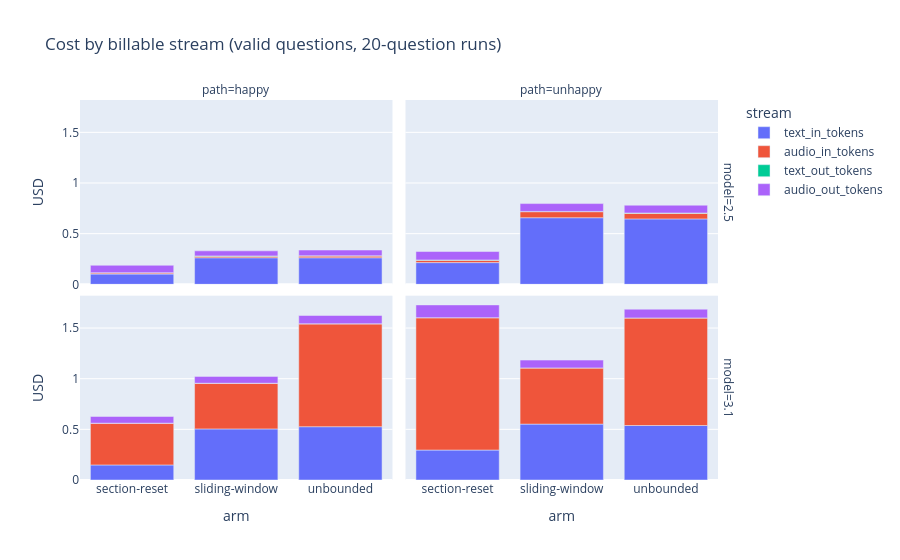

Notebook code cell kept with this figure:
### Markdown cell above
## 2. Where the money goes -- cost sources

The four billable streams per arm (valid questions only).

- **2.5 is one-note: text input is 95-98% of every arm's cost** -- the
  re-billed system instruction + accumulated conversation. Audio is negligible.
- **3.1 is a different animal: AUDIO INPUT dominates.** 3.1 retains and
  re-bills the conversation AUDIO in its context (text-out is literally 0 --
  it is an audio-native path), so its audio-input tokens compound to ~50x 2.5's
  (verified next cell). This -- not thinking tokens -- is why 3.1 costs 3-5x
  2.5. The chart is correctly labeled; the audio-in bars for 3.1 are real.

### Code cell
src = summary.melt(
    id_vars=['model','arm','path'],
    value_vars=['text_in_tokens','audio_in_tokens','text_out_tokens','audio_out_tokens'],
    var_name='stream', value_name='tokens')
_RATE_KEY = {'text_in_tokens':'text_input','audio_in_tokens':'audio_input',
             'text_out_tokens':'text_output','audio_out_tokens':'audio_output'}
src['cost'] = [t * L.RATES[m][_RATE_KEY[s]] / 1e6
               for m, s, t in zip(src['model'], src['stream'], src['tokens'])]
fig = px.bar(src, x='arm', y='cost', color='stream', facet_col='path', facet_row='model',
             title='Cost by billable stream (valid questions, 20-question runs)',
             labels={'cost': 'USD'}, height=560)
fig.show()

# Make the 3.1 audio-context finding explicit: per-question audio-in growth.
ai = (questions[questions['valid']]
      .pivot_table(index='q', columns='model', values='audio in tokens', aggfunc='mean'))
print('Per-question AUDIO-IN tokens (mean over arms/paths), q1 vs q20:')
print(f"  2.5: {ai['2.5'].iloc[0]:.0f} -> {ai['2.5'].iloc[-1]:.0f}")
print(f"  3.1: {ai['3.1'].iloc[0]:.0f} -> {ai['3.1'].iloc[-1]:.0f}  "
      f"(~{ai['3.1'].iloc[-1]/max(ai['2.5'].iloc[-1],1):.0f}x 2.5 -- audio context re-billing)")

### Figure 1 — Plotly figure (JSON) as saved in the notebook; plotly's stock layout.template omitted (floating-point values rounded to 4 significant figures)
{"data": [{"hovertemplate": "stream=text_in_tokens<br>model=2.5<br>path=happy<br>arm=%{x}<br>USD=%{y}<extra></extra>", "legendgroup": "text_in_tokens", "marker": {"color": "#636efa", "pattern": {"shape": ""}}, "name": "text_in_tokens", "orientation": "v", "showlegend": true, "textposition": "auto", "type": "bar", "x": ["section-reset", "sliding-window", "unbounded"], "xaxis": "x3", "y": [0.1016, 0.262, 0.2621], "yaxis": "y3"}, {"hovertemplate": "stream=text_in_tokens<br>model=2.5<br>path=unhappy<br>arm=%{x}<br>USD=%{y}<extra></extra>", "legendgroup": "text_in_tokens", "marker": {"color": "#636efa", "pattern": {"shape": ""}}, "name": "text_in_tokens", "orientation": "v", "showlegend": false, "textposition": "auto", "type": "bar", "x": ["section-reset", "sliding-window", "unbounded"], "xaxis": "x4", "y": [0.2142, 0.6574, 0.6457], "yaxis": "y4"}, {"hovertemplate": "stream=text_in_tokens<br>model=3.1<br>path=happy<br>arm=%{x}<br>USD=%{y}<extra></extra>", "legendgroup": "text_in_tokens", "marker": {"color": "#636efa", "pattern": {"shape": ""}}, "name": "text_in_tokens", "orientation": "v", "showlegend": false, "textposition": "auto", "type": "bar", "x": ["section-reset", "sliding-window", "unbounded"], "xaxis": "x", "y": [0.1487, 0.5043, 0.5263], "yaxis": "y"}, {"hovertemplate": "stream=text_in_tokens<br>model=3.1<br>path=unhappy<br>arm=%{x}<br>USD=%{y}<extra></extra>", "legendgroup": "text_in_tokens", "marker": {"color": "#636efa", "pattern": {"shape": ""}}, "name": "text_in_tokens", "orientation": "v", "showlegend": false, "textposition": "auto", "type": "bar", "x": ["section-reset", "sliding-window", "unbounded"], "xaxis": "x2", "y": [0.2955, 0.5518, 0.538], "yaxis": "y2"}, {"hovertemplate": "stream=audio_in_tokens<br>model=2.5<br>path=happy<br>arm=%{x}<br>USD=%{y}<extra></extra>", "legendgroup": "audio_in_tokens", "marker": {"color": "#EF553B", "pattern": {"shape": ""}}, "name": "audio_in_tokens", "orientation": "v", "showlegend": true, "textposition": "auto", "type": "bar", "x": ["section-reset", "sliding-window", "unbounded"], "xaxis": "x3", "y": [0.0113, 0.016, 0.01754], "yaxis": "y3"}, {"hovertemplate": "stream=audio_in_tokens<br>model=2.5<br>path=unhappy<br>arm=%{x}<br>USD=%{y}<extra></extra>", "legendgroup": "audio_in_tokens", "marker": {"color": "#EF553B", "pattern": {"shape": ""}}, "name": "audio_in_tokens", "orientation": "v", "showlegend": false, "textposition": "auto", "type": "bar", "x": ["section-reset", "sliding-window", "unbounded"], "xaxis": "x4", "y": [0.02357, 0.05938, 0.05548], "yaxis": "y4"}, {"hovertemplate": "stream=audio_in_tokens<br>model=3.1<br>path=happy<br>arm=%{x}<br>USD=%{y}<extra></extra>", "legendgroup": "audio_in_tokens", "marker": {"color": "#EF553B", "pattern": {"shape": ""}}, "name": "audio_in_tokens", "orientation": "v", "showlegend": false, "textposition": "auto", "type": "bar", "x": ["section-reset", "sliding-window", "unbounded"], "xaxis": "x", "y": [0.4124, 0.451, 1.016], "yaxis": "y"}, {"hovertemplate": "stream=audio_in_tokens<br>model=3.1<br>path=unhappy<br>arm=%{x}<br>USD=%{y}<extra></extra>", "legendgroup": "audio_in_tokens", "marker": {"color": "#EF553B", "pattern": {"shape": ""}}, "name": "audio_in_tokens", "orientation": "v", "showlegend": false, "textposition": "auto", "type": "bar", "x": ["section-reset", "sliding-window", "unbounded"], "xaxis": "x2", "y": [1.307, 0.5551, 1.062], "yaxis": "y2"}, {"hovertemplate": "stream=text_out_tokens<br>model=2.5<br>path=happy<br>arm=%{x}<br>USD=%{y}<extra></extra>", "legendgroup": "text_out_tokens", "marker": {"color": "#00cc96", "pattern": {"shape": ""}}, "name": "text_out_tokens", "orientation": "v", "showlegend": true, "textposition": "auto", "type": "bar", "x": ["section-reset", "sliding-window", "unbounded"], "xaxis": "x3", "y": [0.001466, 0.001928, 0.001702], "yaxis": "y3"}, {"hovertemplate": "stream=text_out_tokens<br>model=2.5<br>path=unhappy<br>arm=%{x}<br>USD=%{y}<extra></extra>", "legendgroup": "text_out_tokens", "marker": {"color": "#00cc96", "pattern": {"shape": ""}}, "name": "text_out_tokens", "orientation": "v", "showlegend": false, "textposition": "auto", "type": "bar", "x": ["section-reset", "sliding-window", "unbounded"], "xaxis": "x4", "y": [0.002328, 0.00289, 0.002594], "yaxis": "y4"}, {"hovertemplate": "stream=text_out_tokens<br>model=3.1<br>path=happy<br>arm=%{x}<br>USD=%{y}<extra></extra>", "legendgroup": "text_out_tokens", "marker": {"color": "#00cc96", "pattern": {"shape": ""}}, "name": "text_out_tokens", "orientation": "v", "showlegend": false, "textposition": "auto", "type": "bar", "x": ["section-reset", "sliding-window", "unbounded"], "xaxis": "x", "y": [0.0, 0.0, 0.0], "yaxis": "y"}, {"hovertemplate": "stream=text_out_tokens<br>model=3.1<br>path=unhappy<br>arm=%{x}<br>USD=%{y}<extra></extra>", "legendgroup": "text_out_tokens", "marker": {"color": "#00cc96", "pattern": {"shape": ""}}, "name": "text_out_tokens", "orientation": "v", "showlegend": false, "textposition": "auto", "type": "bar", "x": ["section-reset", "sliding-window", "unbounded"], "xaxis": "x2", "y": [0.0, 0.0, 0.0], "yaxis": "y2"}, {"hovertemplate": "stream=audio_out_tokens<br>model=2.5<br>path=happy<br>arm=%{x}<br>USD=%{y}<extra></extra>", "legendgroup": "audio_out_tokens", "marker": {"color": "#ab63fa", "pattern": {"shape": ""}}, "name": "audio_out_tokens", "orientation": "v", "showlegend": true, "textposition": "auto", "type": "bar", "x": ["section-reset", "sliding-window", "unbounded"], "xaxis": "x3", "y": [0.07343, 0.05039, 0.05688], "yaxis": "y3"}, {"hovertemplate": "stream=audio_out_tokens<br>model=2.5<br>path=unhappy<br>arm=%{x}<br>USD=%{y}<extra></extra>", "legendgroup": "audio_out_tokens", "marker": {"color": "#ab63fa", "pattern": {"shape": ""}}, "name": "audio_out_tokens", "orientation": "v", "showlegend": false, "textposition": "auto", "type": "bar", "x": ["section-reset", "sliding-window", "unbounded"], "xaxis": "x4", "y": [0.08335, 0.07717, 0.07724], "yaxis": "y4"}, {"hovertemplate": "stream=audio_out_tokens<br>model=3.1<br>path=happy<br>arm=%{x}<br>USD=%{y}<extra></extra>", "legendgroup": "audio_out_tokens", "marker": {"color": "#ab63fa", "pattern": {"shape": ""}}, "name": "audio_out_tokens", "orientation": "v", "showlegend": false, "textposition": "auto", "type": "bar", "x": ["section-reset", "sliding-window", "unbounded"], "xaxis": "x", "y": [0.06592, 0.06755, 0.08171], "yaxis": "y"}, {"hovertemplate": "stream=audio_out_tokens<br>model=3.1<br>path=unhappy<br>arm=%{x}<br>USD=%{y}<extra></extra>", "legendgroup": "audio_out_tokens", "marker": {"color": "#ab63fa", "pattern": {"shape": ""}}, "name": "audio_out_tokens", "orientation": "v", "showlegend": false, "textposition": "auto", "type": "bar", "x": ["section-reset", "sliding-window", "unbounded"], "xaxis": "x2", "y": [0.126, 0.07696, 0.08633], "yaxis": "y2"}], "layout": {"annotations": [{"font": {}, "showarrow": false, "text": "path=happy", "x": 0.24, "xanchor": "center", "xref": "paper", "y": 1.0, "yanchor": "bottom", "yref": "paper"}, {"font": {}, "showarrow": false, "text": "path=unhappy", "x": 0.74, "xanchor": "center", "xref": "paper", "y": 1.0, "yanchor": "bottom", "yref": "paper"}, {"font": {}, "showarrow": false, "text": "model=3.1", "textangle": 90, "x": 0.98, "xanchor": "left", "xref": "paper", "y": 0.2425, "yanchor": "middle", "yref": "paper"}, {"font": {}, "showarrow": false, "text": "model=2.5", "textangle": 90, "x": 0.98, "xanchor": "left", "xref": "paper", "y": 0.7575, "yanchor": "middle", "yref": "paper"}], "barmode": "relative", "height": 560, "legend": {"title": {"text": "stream"}, "tracegroupgap": 0}, "title": {"text": "Cost by billable stream (valid questions, 20-question runs)"}, "xaxis": {"anchor": "y", "domain": [0.0, 0.48], "title": {"text": "arm"}}, "xaxis2": {"anchor": "y2", "domain": [0.5, 0.98], "matches": "x", "title": {"text": "arm"}}, "xaxis3": {"anchor": "y3", "domain": [0.0, 0.48], "matches": "x", "showticklabels": false}, "xaxis4": {"anchor": "y4", "domain": [0.5, 0.98], "matches": "x", "showticklabels": false}, "yaxis": {"anchor": "x", "domain": [0.0, 0.485], "title": {"text": "USD"}}, "yaxis2": {"anchor": "x2", "domain": [0.0, 0.485], "matches": "y", "showticklabels": false}, "yaxis3": {"anchor": "x3", "domain": [0.515, 1.0], "matches": "y", "title": {"text": "USD"}}, "yaxis4": {"anchor": "x4", "domain": [0.515, 1.0], "matches": "y", "showticklabels": false}}}
